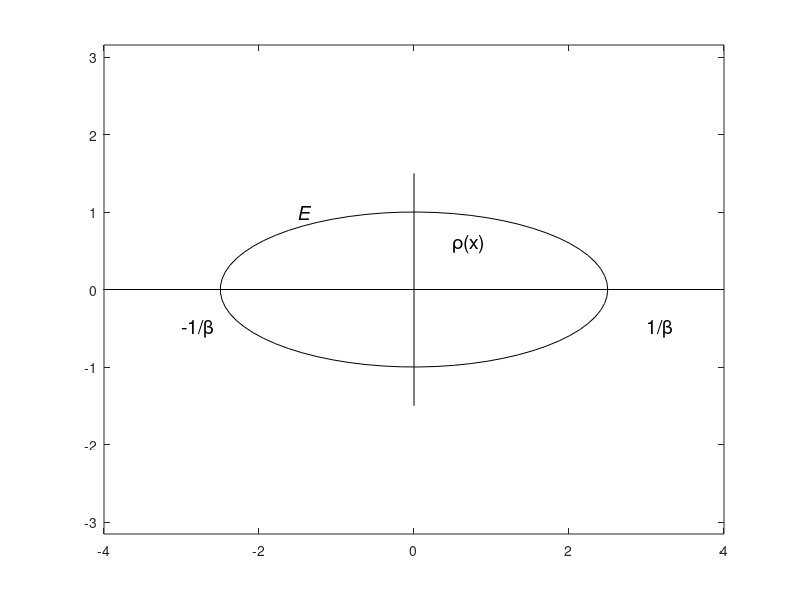

This figure's MATLAB source:
%elipsa

t=linspace(0,2*pi,70);
x=2.5*cos(t);
y=sin(t);
plot(x,y,'k-',[-4,4],[0,0],'k-',[0,0],[-1.5,1.5],'k-')
text(3,-0.5,'1/\beta','Fontsize',14)
text(-3,-0.5,'-1/\beta','Fontsize',14)
text(-1.5,1,'\itE','Fontsize',14)
text(0.5,0.6,'\rho(x)','Fontsize',14)
axis equal
